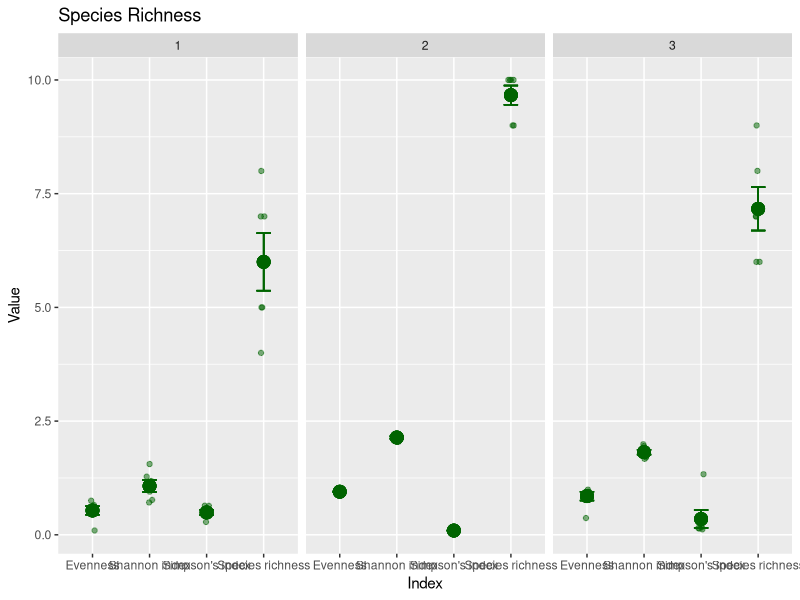
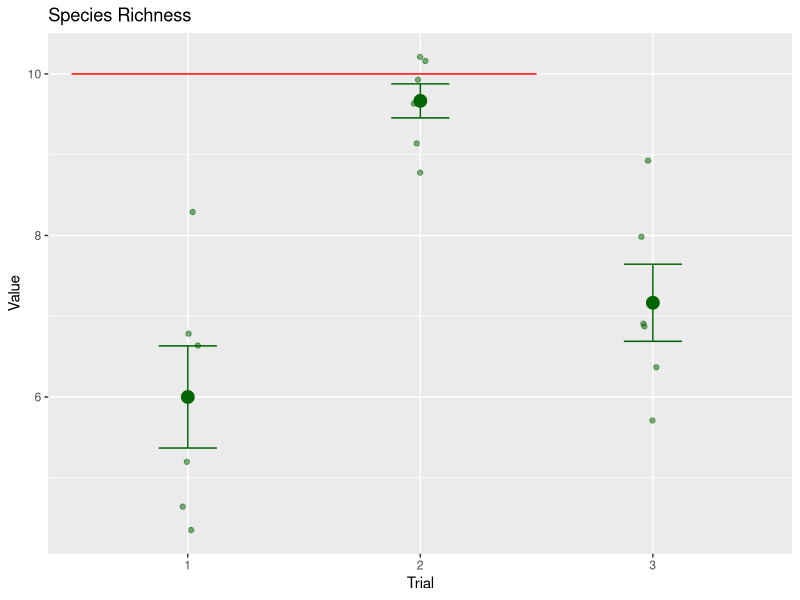
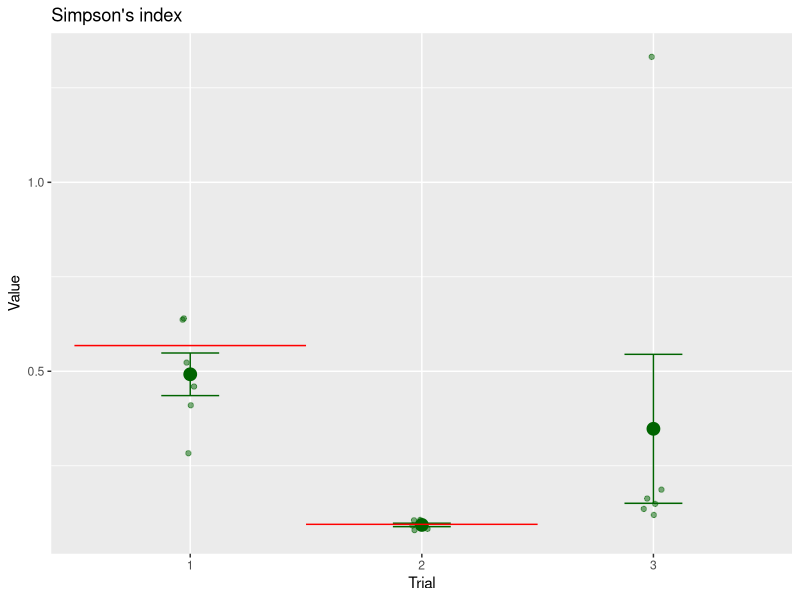
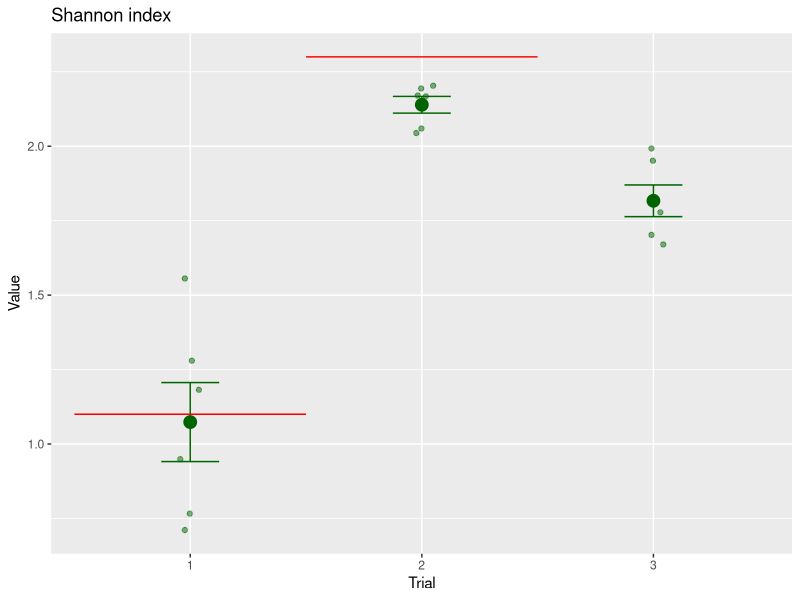
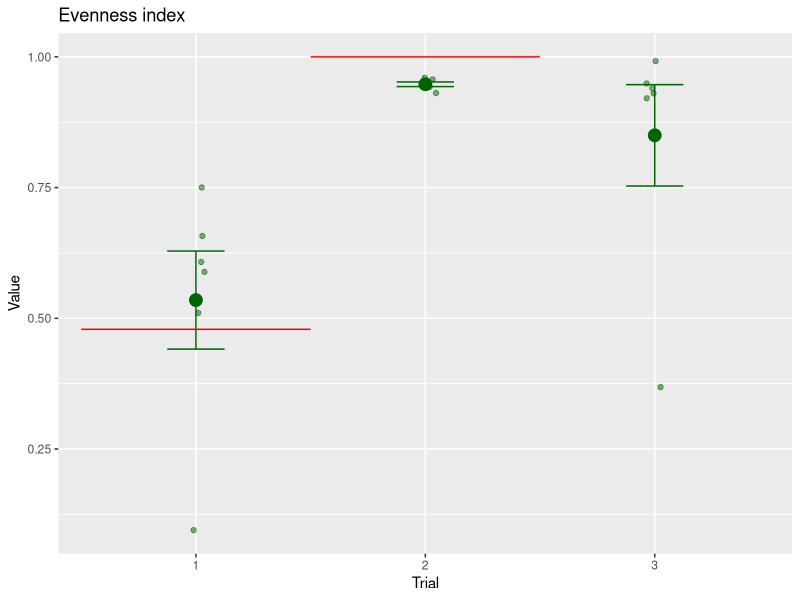

These charts were generated, in order, by the following R code:
## ---- chunk 1
rm(list = ls())
library(tidyverse)
library(here)
DF<-read.csv(here("Data","bead_simulation_2023.csv"))
## ---- chunk 2
Actual<-read.csv(here("Data", "index_actual_values.csv"), stringsAsFactors = T)
Actual$Simpson<-1/Actual$Simpson..inverse.

## ---- chunk 3
DF$Trial<-as.factor(DF$Trial)
DF$Index<-as.factor(DF$Index)
DF$Set_Number<-as.factor(DF$Set_Number)
## ---- chunk 4
DFsummary<-DF %>% group_by(Trial, Index) %>% summarise(
  IndexAvg = mean(Value, na.rm = T),
  IndexSD = sd(Value, na.rm = T), 
  IndexSEM = IndexSD/sqrt(length(Index))
)
## ---- chunk 5
MyJoin<-full_join(DF, DFsummary, by = c("Trial", "Index"))
## ---- chunk 6
ggplot(MyJoin, aes(Index, Value))+
  geom_jitter(alpha = 0.5, color = "dark green", width = 0.05)+
  geom_point(aes(Index, IndexAvg), size = 4, color = "dark green")+
  geom_errorbar(aes(Index,ymin = IndexAvg-IndexSEM, ymax = IndexAvg+IndexSEM), color = "dark green", width = 0.25)+
  #geom_segment(aes(x = 0.5, xend = 2.5, y = 10, yend = 10), color = "red")+
  labs(title = "Species Richness")+
  facet_wrap(~Trial)
 
## ---- chunk 7
ggplot()+
  geom_jitter(aes(Trial, Value), alpha = 0.5, color = "dark green", width = 0.05, data = (filter(DF, Index == "Species richness")))+
  geom_point(aes(Trial, IndexAvg), size = 4, color = "dark green", data = (filter(DFsummary, Index == "Species richness")))+
  geom_errorbar(aes(Trial,ymin = IndexAvg-IndexSEM, ymax = IndexAvg+IndexSEM), color = "dark green", width = 0.25,data = (filter(DFsummary, Index == "Species richness")))+
  geom_segment(aes(x = 0.5, xend = 2.5, y = 10, yend = 10), color = "red")+
  labs(title = "Species Richness")
 
## ---- chunk 8
ggplot()+
  geom_jitter(aes(Trial, Value), alpha = 0.5, color = "dark green", width = 0.05, data = (filter(DF, Index == "Simpson's index")))+
  geom_point(aes(Trial, IndexAvg), size = 4, color = "dark green", data = (filter(DFsummary, Index == "Simpson's index")))+
  geom_errorbar(aes(Trial,ymin = IndexAvg-IndexSEM, ymax = IndexAvg+IndexSEM), color = "dark green", width = 0.25,data = (filter(DFsummary, Index == "Simpson's index")))+
  geom_segment(aes(x = 0.5, xend = 1.5, y = 0.568, yend = 0.568), color = "red")+
  geom_segment(aes(x = 1.5, xend = 2.5, y = 0.095, yend = 0.095), color = "red")+
  labs(title = "Simpson's index")
## ---- chunk 9
ggplot()+
  geom_jitter(aes(Trial, Value), alpha = 0.5, color = "dark green", width = 0.05, data = (filter(DF, Index == "Shannon index")))+
  geom_point(aes(Trial, IndexAvg), size = 4, color = "dark green", data = (filter(DFsummary, Index == "Shannon index")))+
  geom_errorbar(aes(Trial,ymin = IndexAvg-IndexSEM, ymax = IndexAvg+IndexSEM), color = "dark green", width = 0.25,data = (filter(DFsummary, Index == "Shannon index")))+
  geom_segment(aes(x = 0.5, xend = 1.5, y = 1.10, yend = 1.10), color = "red")+
  geom_segment(aes(x = 1.5, xend = 2.5, y = 2.30, yend = 2.30), color = "red")+
  labs(title = "Shannon index")
## ---- chunk 10
ggplot()+
  geom_jitter(aes(Trial, Value), alpha = 0.5, color = "dark green", width = 0.05, data = (filter(DF, Index == "Evenness")))+
  geom_point(aes(Trial, IndexAvg), size = 4, color = "dark green", data = (filter(DFsummary, Index == "Evenness")))+
  geom_errorbar(aes(Trial,ymin = IndexAvg-IndexSEM, ymax = IndexAvg+IndexSEM), color = "dark green", width = 0.25,data = (filter(DFsummary, Index == "Evenness")))+
  geom_segment(aes(x = 0.5, xend = 1.5, y = 0.479, yend = 0.479), color = "red")+
  geom_segment(aes(x = 1.5, xend = 2.5, y = 1.0, yend = 1.0), color = "red")+
  labs(title = "Evenness index")
